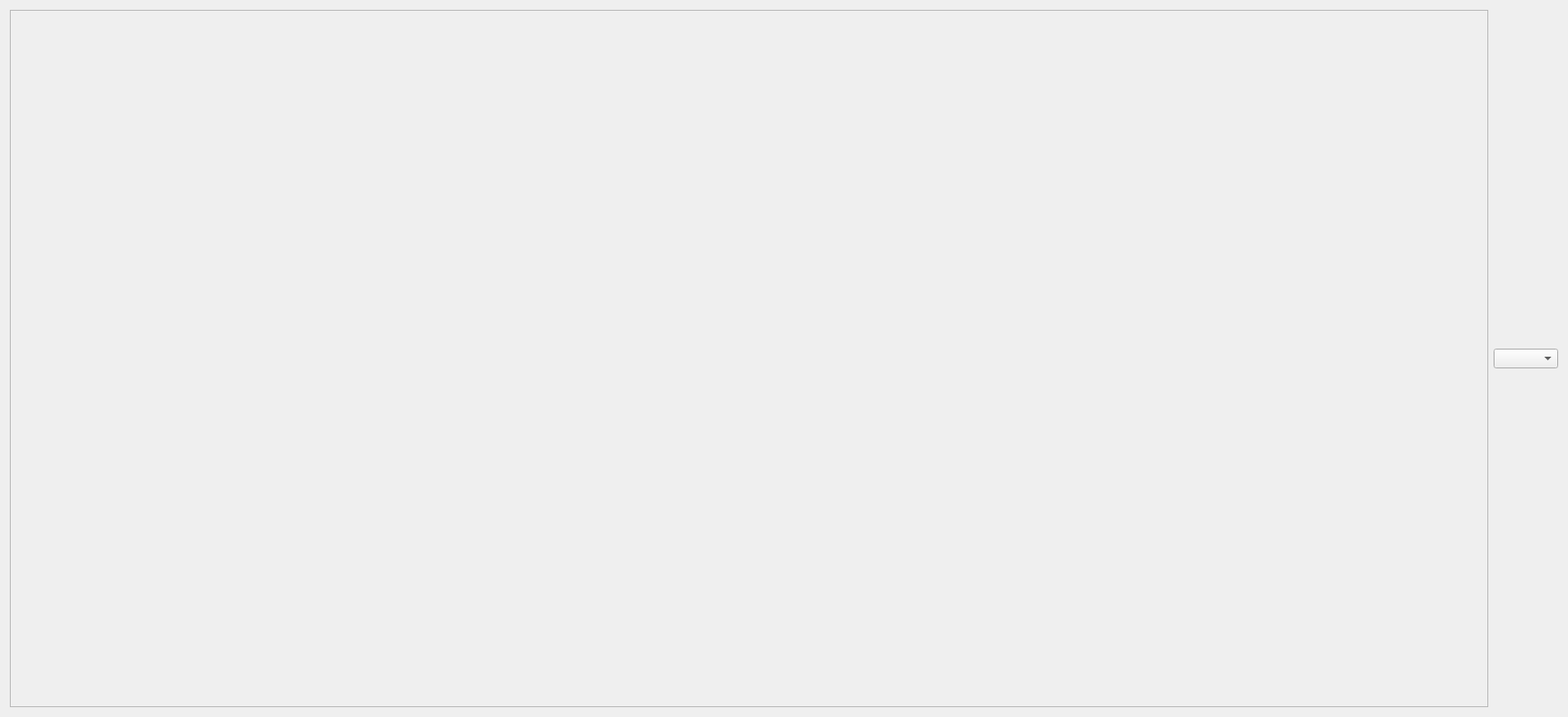
<?xml version="1.0" encoding="UTF-8"?>
<ui version="4.0">
 <class>Dialog</class>
 <widget class="QDialog" name="Dialog">
  <property name="geometry">
   <rect>
    <x>0</x>
    <y>0</y>
    <width>1750</width>
    <height>800</height>
   </rect>
  </property>
  <property name="windowTitle">
   <string>Dialog</string>
  </property>
  <layout class="QHBoxLayout" name="horizontalLayout">
   <item>
    <widget class="QScrollArea" name="scrollArea">
     <property name="widgetResizable">
      <bool>true</bool>
     </property>
     <widget class="QWidget" name="scrollAreaWidgetContents">
      <property name="geometry">
       <rect>
        <x>0</x>
        <y>0</y>
        <width>1644</width>
        <height>776</height>
       </rect>
      </property>
      <layout class="QHBoxLayout" name="horizontalLayout_2">
       <item>
        <widget class="QLabel" name="label">
         <property name="text">
          <string/>
         </property>
        </widget>
       </item>
      </layout>
     </widget>
    </widget>
   </item>
   <item>
    <layout class="QVBoxLayout" name="verticalLayout">
     <item>
      <widget class="QComboBox" name="pages_combo"/>
     </item>
     <item>
      <layout class="QGridLayout" name="item_buttons"/>
     </item>
    </layout>
   </item>
  </layout>
 </widget>
 <resources/>
 <connections/>
</ui>
